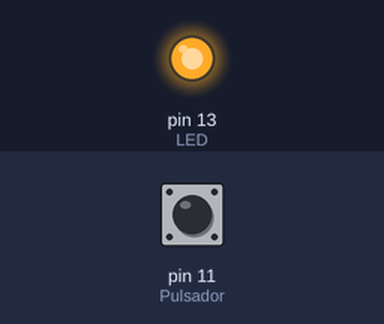
The sketch below on a simulated Arduino Uno, built with avr-gcc and run on an emulated ATmega328P. Parts: output pins drawn as LEDs (lit = HIGH). Inputs (shaded band) come from the test bench; at power-on: pin 11 (Pulsador) LOW.

Above: at 1.2 s.
1.3 s: pin 11 (Pulsador) pulled HIGH for 0.15 s
At 1.37 s:
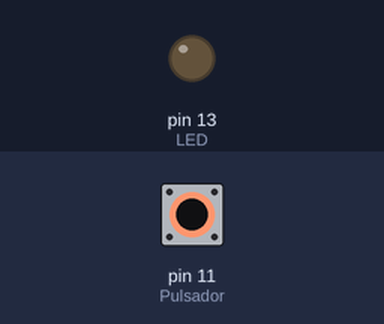
2.9 s: pin 11 (Pulsador) pulled HIGH for 3.2 s
At 6.9 s:
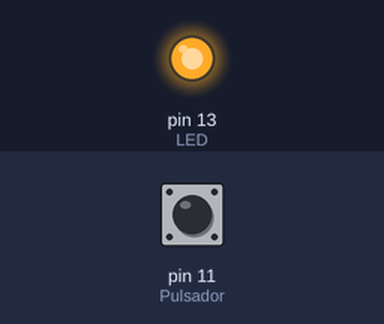
Timing chart, 0 to 8.4 s (numbered marks = the images above; inputs shaded):
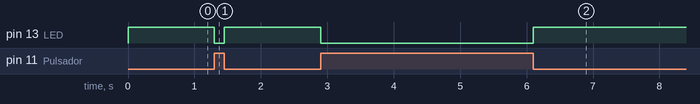

The sketch:

LED_Pulsador.ino
```cpp
int Pulsador= 11;
int LED=13;
int estadoPulsador=0;
void setup (){
pinMode(Pulsador,INPUT);
pinMode(LED,OUTPUT);
digitalWrite(LED,LOW);
}
void loop(){
estadoPulsador=digitalRead(Pulsador);
digitalWrite(LED,!estadoPulsador);
}
```

Measured:
- after the input at 1.3 s, pin 13 (LED): HIGH → LOW at once, → HIGH 0.15 s later
- after the input at 2.9 s, pin 13 (LED): HIGH → LOW at once, → HIGH 3.2 s later
